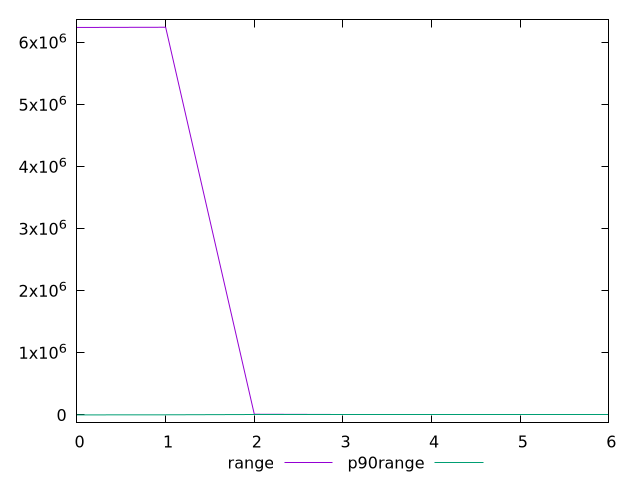

The script that saved this image:
$_range <<EOF
6243840
6246879
10444
50
23
8
7
EOF
$_p90Range <<EOF
91
1481
44
33
20
8
0
EOF
set key outside below
set terminal pngcairo
set output "report_00006_2020-11-02T20-21-41.718Z/total-byte-weight/progession_range_p90range.png"
set yrange [-124937.58:6371816.58]
plot $_range title "range" with line ,$_p90Range title "p90range" with line ,
